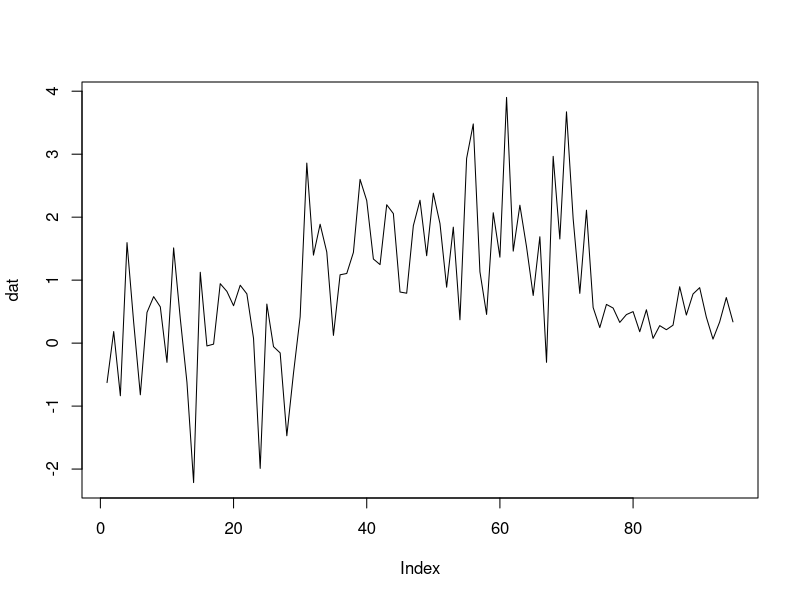

This chart was generated by the following R code: (Note: this script raises an error after producing the figure.)

# simulate data
set.seed(1)
dat=c(rnorm(30,0,1), 
    rnorm(45,1.5,1),
    runif(20,0,1))

## plot
plot(dat, type="l")

## find change points
pts <- cpt.mean(dat, penalty="SIC", method="PELT", class=FALSE)
pts <- c(0, pts)
cols <- c("red", "yellow", "green")

## plot
plot(cpt.mean(dat, penalty="SIC", method="PELT"))

## shade regions
for(i in 1:3){
  polygon(x=pts[c(0,1,1,0)+i], y=c(-1,-1,1,1)*10000000, col=adjustcolor(cols[i], alpha=0.1), border=NA)
}
